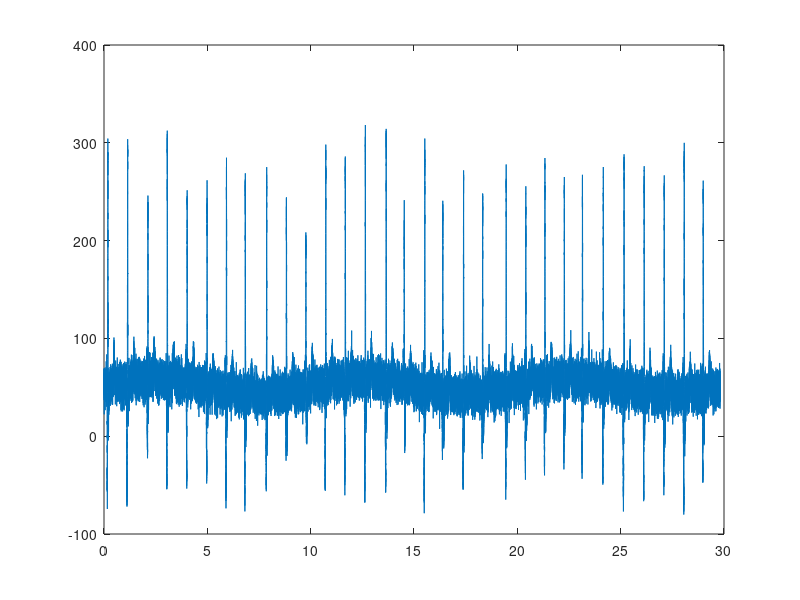
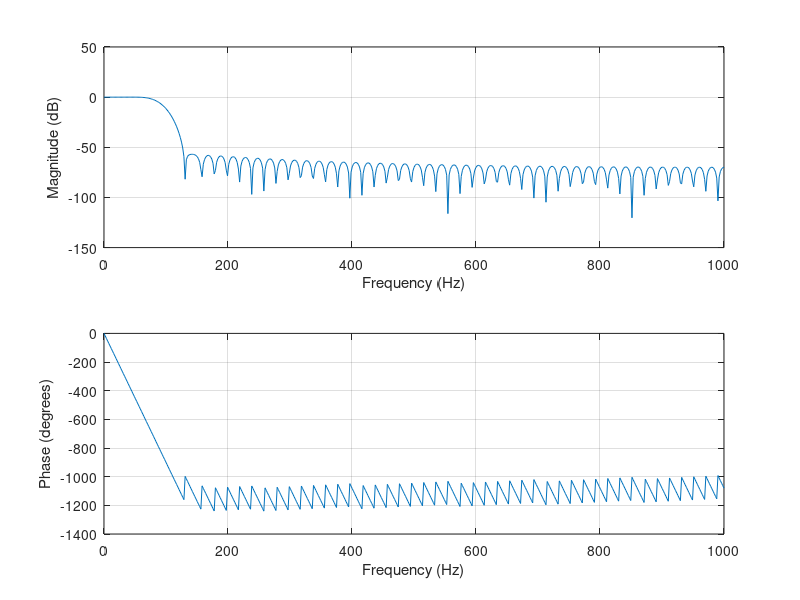
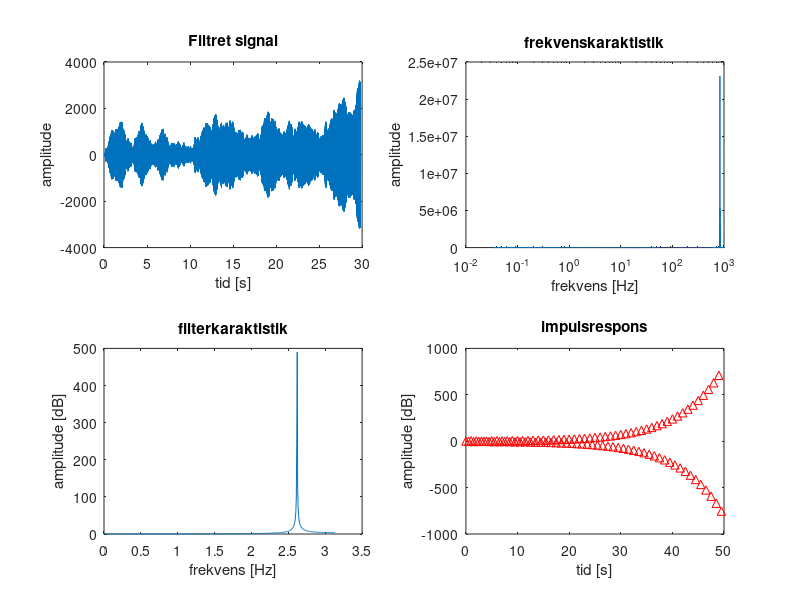
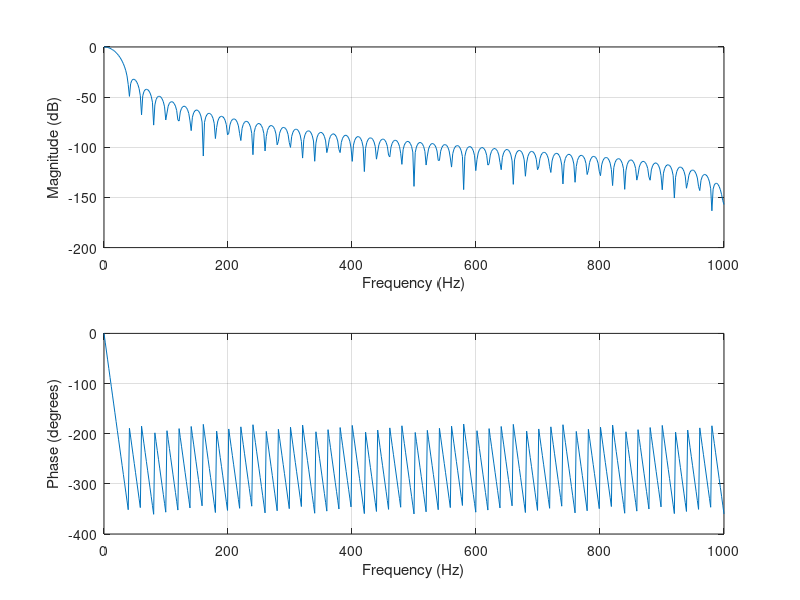

These figures' MATLAB source, in order: (Note: this script raises an error after producing the figures.)
%%  
clear
close all

%Load EKG signal
load('ECG_noisy_signal.mat')

%tids akse
L = length(signal_QRS);
fs = f_sample;
N = L/fs;
T = [0:(1/fs):N-1/fs];
f = fs*(0:(L-1))/L;
fig = 1;
nyquist = fs/2;



%% plot signalet

figure(fig); fig = fig + 1; clf;
plot(T,signal_QRS);
freqSignal = fft(signal_QRS);
figure(fig); fig = fig + 1; clf;
semilogx(f(1:L/2),abs(freqSignal(1:L/2)))

%% Filter DC
meanDC = mean(signal_QRS);

signal_QRS = signal_QRS - meanDC;


%% highpass FIR

order = 250;
ffir = [0:1000]/1000;
cut = 30;
afir = [zeros([1,cut]) ones([1,1001-cut])];
LPfir2 = fir2(order, ffir, afir);
signal_QRS = filter(LPfir2, 1, signal_QRS);

figure(fig); fig = fig + 1; clf;
freqz(LPfir2,1,512,f_sample);

%% Highpass IIR 

meanDC = mean(signal_QRS);

signal_QRS = signal_QRS - meanDC;

[b,a] = besself(2, 1, 'high');
signal_QRS = filter(b, a, signal_QRS);




subplot(2,2,1)
plot(T,signal_QRS);
xlabel('tid [s]');
ylabel('amplitude');
title('Filtret signal');

freqSignal = fft(signal_QRS);
subplot(2,2,2)
semilogx(f(1:L/2),abs(freqSignal(1:L/2)))
xlabel('frekvens [Hz]');
ylabel('amplitude');
title('frekvenskaraktistik');

subplot(2,2,3)
[x,y] = freqz(b,a,512);
plot(y,abs(x));
xlabel('frekvens [Hz]');
ylabel('amplitude [dB]');
title('filterkaraktistik');

[b,a] = besself(3, 1, 'high');

subplot(2,2,4)
impz(b, a, 100, f_sample); 
xlabel('tid [s]');
ylabel('amplitude [dB]');
title('impulsrespons');

%% Lowpass FIR

order = 100;
LPfir = fir1(order, 0.005, 'low', hann(order+1));
signal_QRS = filter(LPfir, 1, signal_QRS);

figure(fig); fig = fig + 1; clf;
freqz(LPfir,1,512,f_sample);

%% Lowpass IIR

[b, a] = ellip(3, 5, 50, 50/nyquist);
signal_QRS = filter(b, a, signal_QRS);

figure(fig); fig = fig + 1; clf;
freqz(b,a,512,f_sample);

%% no 50 hz pls

[b, a] = ellip(2, 2, 25, [45/nyquist 55/nyquist], 'stop');
signal_QRS = filter(b, a, signal_QRS);

figure(fig); fig = fig + 1; clf;
freqz(b,a,512,f_sample);

%% Filter typer

%Gennem research er der fundet frem til at et standart EKG har en baandbrede
%mellem 0.05Hz og 100 Hz. De h?jeste frekvenser man m?ler er 1000 Hz


%Stoejtyper:
%DC
%H?jfrekvent
%drift
%50 HZ instr?ling
%mm

%Filtre der skal benyttes:
%FIR
%IIR
%Vindue (Hanning eller lignende)

%FIR2 funktionen
order = 100;


max_freq = 100;
min_freq = 1;

omega_max = max_freq/nyquist;
omega_min = min_freq/nyquist;

ffir2 = [0 omega_max omega_max 1];
afir2 = [1 1 0 0];

LPfir2 = fir2(order, ffir2, afir2);
figure(2); clf;
freqz(LPfir2,1,512,f_sample);

outlo2 = filter(LPfir2,1,signalNoDC);
figure(3); clf;
plot(T,outlo2);

%%

%FIR1 funktionen
LPfir = fir1(order, 0.005, 'low', hann(order+1));

figure(4); clf;
freqz(LPfir,1,512,fs);

outlo = filter(LPfir,1,signalNoDC);

figure(5); clf;
plot(T,outlo);


%FIR2 funktionen (HP)
ffir3 = [0 omega_min omega_min 1];
afir3 = [0 0 1 1];

HPfir2 = fir1(order, omega_min, 'high');
figure(6); clf;
freqz(HPfir2,1,512,f_sample);

outhi = filter(HPfir2,1,signalNoDC);
figure(7); clf;
plot(T, outhi);

outtest = filter(LPfir,1,outhi);
figure(8); clf;
plot(T,outtest);

etEllerAndet = fft(outtest, (L/2)+1);
figure(102); clf;
semilogx(f,abs(etEllerAndet))

%% IIR ALL THE WAY




[b,a] = cheby2(6,100,0.001,'high');


figure(9); clf;
freqz(b,a,512,fs)

figure(10); clf;
no50Hz = filter(b,a,outlo);
plot(T,no50Hz);
hold on
%plot(T,outlo);
etEllerAndet = fft(no50Hz, (L/2)+1);
figure(103); clf;
semilogx(f,abs(etEllerAndet))